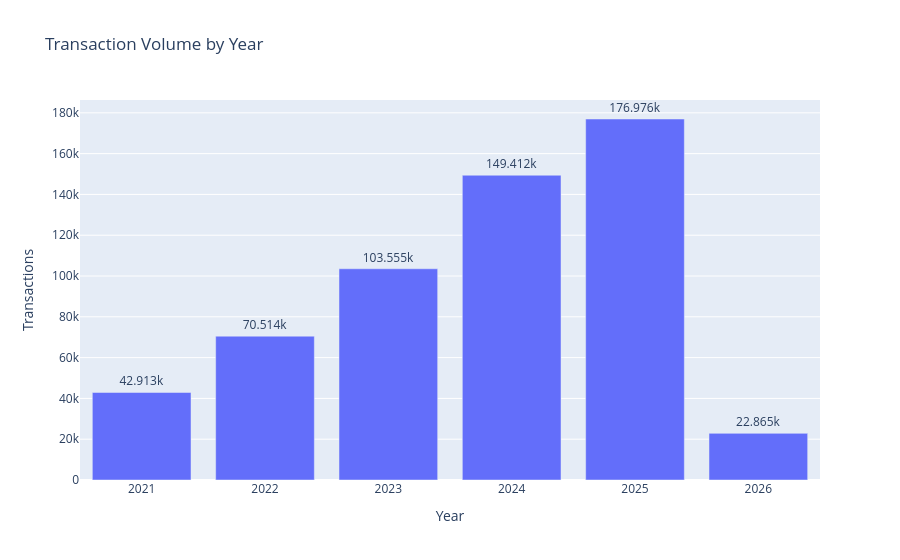
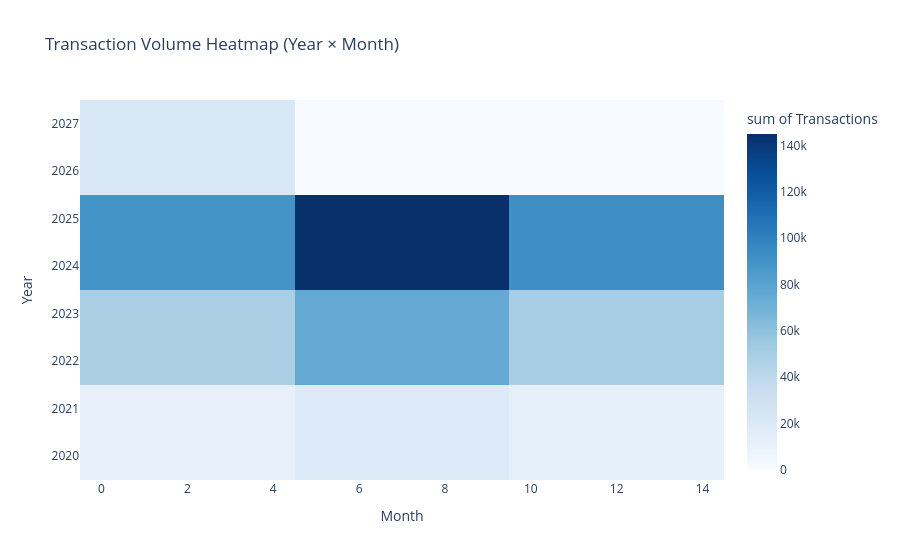

Notebook code cell kept with these figures, in order:
### Markdown cell above
## Section 2: Transaction Volume Trends

We look at how many deals happened each year and each month. Volume is as important as price: a market can show rising prices while volume collapses (illiquid, fewer willing sellers) or rising prices alongside rising volume (genuine demand expansion).

The yearly bar chart gives the macro view. The monthly line chart shows seasonality and turning points within each year that annual aggregation hides.

### Code cell
# Yearly volume
yearly = (
    df.group_by("year")
      .agg(pl.len().alias("transactions"))
      .sort("year")
)

fig = px.bar(
    yearly,
    x="year", y="transactions",
    title="Transaction Volume by Year",
    labels={"transactions": "Transactions", "year": "Year"},
    text_auto=True,
)
fig.update_traces(textposition="outside")
fig.show()

# Monthly volume heatmap
monthly = (
    df.group_by(["year", "month"])
      .agg(pl.len().alias("transactions"))
      .sort(["year", "month"])
)

fig2 = px.density_heatmap(
    monthly,
    x="month", y="year",
    z="transactions",
    title="Transaction Volume Heatmap (Year × Month)",
    labels={"month": "Month", "year": "Year", "transactions": "Transactions"},
    color_continuous_scale="Blues",
)
fig2.show()

### Figure 1 — Plotly figure (JSON) as saved in the notebook; plotly's stock layout.template omitted (floating-point values rounded to 4 significant figures)
{"data": [{"hovertemplate": "Year=%{x}<br>Transactions=%{y}<extra></extra>", "legendgroup": "", "marker": {"color": "#636efa", "pattern": {"shape": ""}}, "name": "", "orientation": "v", "showlegend": false, "textposition": "outside", "texttemplate": "%{y}", "type": "bar", "x": [2021, 2022, 2023, 2024, 2025, 2026], "xaxis": "x", "y": [42913, 70514, 103555, 149412, 176976, 22865], "yaxis": "y"}], "layout": {"barmode": "relative", "legend": {"tracegroupgap": 0}, "title": {"text": "Transaction Volume by Year"}, "xaxis": {"anchor": "y", "domain": [0, 1], "title": {"text": "Year"}}, "yaxis": {"anchor": "x", "domain": [0, 1], "title": {"text": "Transactions"}}}}

### Figure 2 — Plotly figure (JSON) as saved in the notebook; plotly's stock layout.template omitted (floating-point values rounded to 4 significant figures)
{"data": [{"coloraxis": "coloraxis", "histfunc": "sum", "hovertemplate": "Month=%{x}<br>Year=%{y}<br>sum of Transactions=%{z}<extra></extra>", "name": "", "type": "histogram2d", "x": [1, 2, 3, 4, 5, 6, 7, 8, 9, 10, 11, 12, 1, 2, 3, 4, 5, 6, 7, 8, 9, 10, 11, 12, 1, 2, 3, 4, 5, 6, 7, 8, 9, 10, 11, 12, 1, 2, 3, 4, 5, 6, 7, 8, 9, 10, 11, 12, 1, 2, 3, 4, 5, 6, 7, 8, 9, 10, 11, 12, 1, 2], "xaxis": "x", "xbingroup": "x", "y": [2021, 2021, 2021, 2021, 2021, 2021, 2021, 2021, 2021, 2021, 2021, 2021, 2022, 2022, 2022, 2022, 2022, 2022, 2022, 2022, 2022, 2022, 2022, 2022, 2023, 2023, 2023, 2023, 2023, 2023, 2023, 2023, 2023, 2023, 2023, 2023, 2024, 2024, 2024, 2024, 2024, 2024, 2024, 2024, 2024, 2024, 2024, 2024, 2025, 2025, 2025, 2025, 2025, 2025, 2025, 2025, 2025, 2025, 2025, 2025, 2026, 2026], "yaxis": "y", "ybingroup": "y", "z": [2162, 2253, 3351, 3442, 3126, 4276, 3184, 4070, 4172, 3534, 5260, 4083, 4031, 4271, 5506, 4828, 4773, 6051, 5079, 6850, 6691, 6807, 8673, 6954, 7390, 7265, 9462, 6198, 9183, 8320, 8138, 9478, 10849, 9328, 8990, 8954, 8953, 9704, 10793, 9696, 14566, 11085, 13469, 13657, 15160, 17368, 12174, 12787, 10605, 12661, 12543, 14088, 14239, 13059, 16422, 15767, 17517, 16866, 16302, 16907, 13876, 8989]}], "layout": {"coloraxis": {"colorbar": {"title": {"text": "sum of Transactions"}}, "colorscale": [[0, "rgb(247,251,255)"], [0.125, "rgb(222,235,247)"], [0.25, "rgb(198,219,239)"], [0.375, "rgb(158,202,225)"], [0.5, "rgb(107,174,214)"], [0.625, "rgb(66,146,198)"], [0.75, "rgb(33,113,181)"], [0.875, "rgb(8,81,156)"], [1, "rgb(8,48,107)"]]}, "legend": {"tracegroupgap": 0}, "title": {"text": "Transaction Volume Heatmap (Year × Month)"}, "xaxis": {"anchor": "y", "domain": [0, 1], "title": {"text": "Month"}}, "yaxis": {"anchor": "x", "domain": [0, 1], "title": {"text": "Year"}}}}
